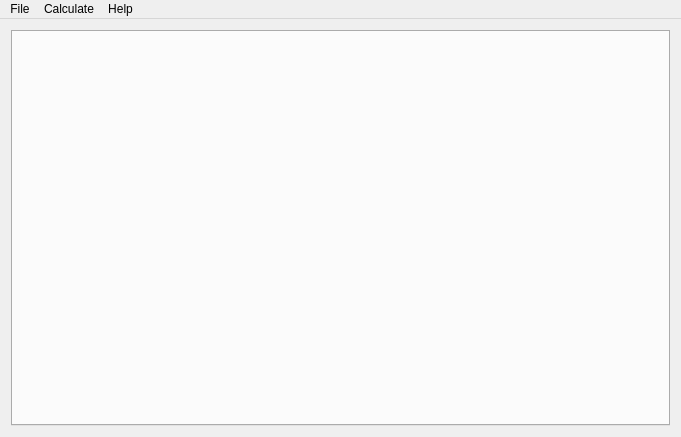
<?xml version="1.0" encoding="UTF-8"?>
<ui version="4.0">
 <class>GAApplication</class>
 <widget class="QMainWindow" name="GAApplication">
  <property name="windowModality">
   <enum>Qt::ApplicationModal</enum>
  </property>
  <property name="geometry">
   <rect>
    <x>0</x>
    <y>0</y>
    <width>681</width>
    <height>437</height>
   </rect>
  </property>
  <property name="windowTitle">
   <string>Genetic Algorithm Application</string>
  </property>
  <property name="windowIcon">
   <iconset resource="gaa_res.qrc">
    <normaloff>:/ga/images/dna.png</normaloff>:/ga/images/dna.png</iconset>
  </property>
  <widget class="QWidget" name="centralWidget">
   <layout class="QVBoxLayout" name="verticalLayout">
    <item>
     <widget class="QTabWidget" name="tabWidget">
      <property name="currentIndex">
       <number>-1</number>
      </property>
      <property name="tabsClosable">
       <bool>true</bool>
      </property>
      <property name="movable">
       <bool>true</bool>
      </property>
     </widget>
    </item>
   </layout>
  </widget>
  <widget class="QMenuBar" name="menuBar">
   <property name="geometry">
    <rect>
     <x>0</x>
     <y>0</y>
     <width>681</width>
     <height>21</height>
    </rect>
   </property>
   <widget class="QMenu" name="menuFile">
    <property name="title">
     <string>File</string>
    </property>
    <addaction name="actionQuit"/>
   </widget>
   <widget class="QMenu" name="menuCalculate">
    <property name="title">
     <string>Calculate</string>
    </property>
    <widget class="QMenu" name="menuProjects">
     <property name="enabled">
      <bool>false</bool>
     </property>
     <property name="title">
      <string>Projects</string>
     </property>
     <addaction name="actionProject_1"/>
     <addaction name="actionProject_2"/>
     <addaction name="actionProject_3"/>
     <addaction name="actionProject_4"/>
     <addaction name="actionProject_5"/>
     <addaction name="actionProject_6"/>
     <addaction name="actionProject_7"/>
     <addaction name="actionProject_8"/>
     <addaction name="actionProject_9"/>
     <addaction name="actionProject_10"/>
    </widget>
    <widget class="QMenu" name="menuPractices">
     <property name="title">
      <string>Practices</string>
     </property>
     <addaction name="actionTraveling_Salesman_Problem"/>
     <addaction name="actionWord_Matching_Problem"/>
     <addaction name="actionPrisoner_s_Dilemma"/>
     <addaction name="separator"/>
     <addaction name="actionMaximize_f_x_x"/>
     <addaction name="actionMinimization_a_Sine_Function_with_Constraints"/>
     <addaction name="actionMximizing_the_Function_f_x_x_sin_10_x_10"/>
     <addaction name="separator"/>
     <addaction name="actionQuadratic_Equation_Solving"/>
    </widget>
    <addaction name="menuPractices"/>
    <addaction name="menuProjects"/>
   </widget>
   <widget class="QMenu" name="menuHelp">
    <property name="title">
     <string>Help</string>
    </property>
    <addaction name="actionAbout"/>
   </widget>
   <addaction name="menuFile"/>
   <addaction name="menuCalculate"/>
   <addaction name="menuHelp"/>
  </widget>
  <action name="actionQuit">
   <property name="icon">
    <iconset resource="gaa_res.qrc">
     <normaloff>:/ga/images/system-shutdown.svg</normaloff>:/ga/images/system-shutdown.svg</iconset>
   </property>
   <property name="text">
    <string>Quit</string>
   </property>
  </action>
  <action name="actionAbout">
   <property name="icon">
    <iconset resource="gaa_res.qrc">
     <normaloff>:/ga/images/info.png</normaloff>:/ga/images/info.png</iconset>
   </property>
   <property name="text">
    <string>About</string>
   </property>
  </action>
  <action name="actionProject_1">
   <property name="text">
    <string>Project 1</string>
   </property>
  </action>
  <action name="actionProject_2">
   <property name="text">
    <string>Project 2</string>
   </property>
  </action>
  <action name="actionProject_3">
   <property name="text">
    <string>Project 3</string>
   </property>
  </action>
  <action name="actionProject_4">
   <property name="text">
    <string>Project 4</string>
   </property>
  </action>
  <action name="actionProject_5">
   <property name="text">
    <string>Project 5</string>
   </property>
  </action>
  <action name="actionProject_6">
   <property name="text">
    <string>Project 6</string>
   </property>
  </action>
  <action name="actionProject_7">
   <property name="text">
    <string>Project 7</string>
   </property>
  </action>
  <action name="actionProject_8">
   <property name="text">
    <string>Project 8</string>
   </property>
  </action>
  <action name="actionProject_9">
   <property name="text">
    <string>Project 9</string>
   </property>
  </action>
  <action name="actionProject_10">
   <property name="text">
    <string>Project 10</string>
   </property>
  </action>
  <action name="actionTraveling_Salesman_Problem">
   <property name="text">
    <string>Traveling Salesman Problem</string>
   </property>
  </action>
  <action name="actionWord_Matching_Problem">
   <property name="enabled">
    <bool>false</bool>
   </property>
   <property name="text">
    <string>Word Matching Problem</string>
   </property>
  </action>
  <action name="actionPrisoner_s_Dilemma">
   <property name="text">
    <string>Prisoner's Dilemma</string>
   </property>
  </action>
  <action name="actionMaximize_f_x_x">
   <property name="enabled">
    <bool>false</bool>
   </property>
   <property name="text">
    <string>Maximize f(x)=x²</string>
   </property>
  </action>
  <action name="actionMinimization_a_Sine_Function_with_Constraints">
   <property name="enabled">
    <bool>false</bool>
   </property>
   <property name="text">
    <string>Minimization a Sine Function with Constraints</string>
   </property>
  </action>
  <action name="actionMximizing_the_Function_f_x_x_sin_10_x_10">
   <property name="enabled">
    <bool>false</bool>
   </property>
   <property name="text">
    <string>Mximizing the Function f(x)=x*sin(10*Π*x)+10</string>
   </property>
  </action>
  <action name="actionQuadratic_Equation_Solving">
   <property name="text">
    <string>Quadratic Equation Solving</string>
   </property>
  </action>
 </widget>
 <layoutdefault spacing="6" margin="11"/>
 <resources>
  <include location="gaa_res.qrc"/>
 </resources>
 <connections/>
</ui>
